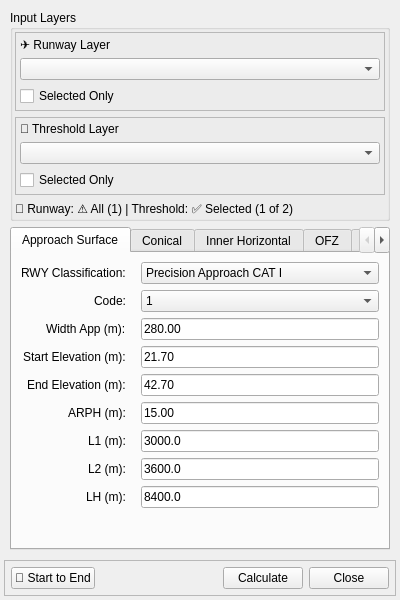
<?xml version="1.0" encoding="UTF-8"?>
<ui version="4.0">
 <class>QOLSDockWidgetBase</class>
 <widget class="QDockWidget" name="QOLSDockWidgetBase">
  <property name="geometry">
   <rect>
    <x>0</x>
    <y>0</y>
    <width>400</width>
    <height>600</height>
   </rect>
  </property>
  <property name="minimumSize">
   <size>
    <width>300</width>
    <height>500</height>
   </size>
  </property>
  <property name="maximumSize">
   <size>
    <width>600</width>
    <height>800</height>
   </size>
  </property>
  <property name="windowTitle">
   <string>QOLS</string>
  </property>
  <widget class="QWidget" name="dockWidgetContents">
   <layout class="QVBoxLayout" name="verticalLayout">
    <property name="spacing">
     <number>4</number>
    </property>
    <property name="margin">
     <number>4</number>
    </property>
    
    <!-- OPTIMIZED SCROLL AREA FOR MAIN CONTENT -->
    <item>
     <widget class="QScrollArea" name="scrollArea">
      <property name="widgetResizable">
       <bool>true</bool>
      </property>
      <property name="horizontalScrollBarPolicy">
       <enum>Qt::ScrollBarAlwaysOff</enum>
      </property>
      <property name="verticalScrollBarPolicy">
       <enum>Qt::ScrollBarAsNeeded</enum>
      </property>
      <property name="frameShape">
       <enum>QFrame::NoFrame</enum>
      </property>
      
      <widget class="QWidget" name="scrollAreaWidgetContents">
       <property name="geometry">
        <rect>
         <x>0</x>
         <y>0</y>
         <width>580</width>
         <height>600</height>
        </rect>
       </property>
       <layout class="QVBoxLayout" name="scrollLayout">
        <property name="spacing">
         <number>6</number>
        </property>
        <property name="margin">
         <number>6</number>
        </property>
    
    <!-- LAYER SELECTION SECTION - IMPROVED READABILITY -->
    <item>
     <widget class="QGroupBox" name="layersGroup">
      <property name="title">
       <string>Input Layers</string>
      </property>
      
      <layout class="QVBoxLayout" name="layersMainLayout">
       <property name="spacing">
        <number>6</number>
       </property>
       <property name="margin">
        <number>2</number>
       </property>
       
       <!-- IMPROVED RUNWAY SELECTION -->
       <item>
        <widget class="QFrame" name="runwayFrame">
         <property name="frameShape">
          <enum>QFrame::StyledPanel</enum>
         </property>
         
         <layout class="QVBoxLayout" name="runwayCompactLayout">
          <property name="spacing">
           <number>6</number>
          </property>
          <property name="margin">
           <number>4</number>
          </property>
          <item>
           <widget class="QLabel" name="runwayTitleLabel">
            <property name="text">
             <string>✈️ Runway Layer</string>
            </property>
            
           </widget>
          </item>
          <item>
           <widget class="QgsMapLayerComboBox" name="runwayLayerCombo">
            <property name="minimumHeight">
             <number>24</number>
            </property>
            <property name="maximumHeight">
             <number>28</number>
            </property>
            <property name="toolTip">
             <string>🛩️ Select the runway layer from your project. This layer should contain line features representing runway centerlines.</string>
            </property>
           </widget>
          </item>
          <item>
           <widget class="QCheckBox" name="useSelectedRunwayCheckBox">
            <property name="text">
             <string>Selected Only</string>
            </property>
            <property name="toolTip">
             <string>✅ Check to use only selected runway features instead of all features in the layer</string>
            </property>
           </widget>
          </item>
         </layout>
        </widget>
       </item>
       
       <!-- IMPROVED THRESHOLD SELECTION -->
       <item>
        <widget class="QFrame" name="thresholdFrame">
         <property name="frameShape">
          <enum>QFrame::StyledPanel</enum>
         </property>
         
         <layout class="QVBoxLayout" name="thresholdCompactLayout">
          <property name="spacing">
           <number>6</number>
          </property>
          <property name="margin">
           <number>4</number>
          </property>
          <item>
           <widget class="QLabel" name="thresholdTitleLabel">
            <property name="text">
             <string>🚩 Threshold Layer</string>
            </property>
            
           </widget>
          </item>
          <item>
           <widget class="QgsMapLayerComboBox" name="thresholdLayerCombo">
            <property name="minimumHeight">
             <number>24</number>
            </property>
            <property name="maximumHeight">
             <number>28</number>
            </property>
            <property name="toolTip">
             <string>🎯 Select the threshold layer from your project. This layer should contain point features representing runway thresholds or ARP points.</string>
            </property>
           </widget>
          </item>
          <item>
           <widget class="QCheckBox" name="useSelectedThresholdCheckBox">
            <property name="text">
             <string>Selected Only</string>
            </property>
            <property name="toolTip">
             <string>⚠️ Check to use only selected threshold features instead of all features in the layer</string>
            </property>
           </widget>
          </item>
         </layout>
        </widget>
       </item>
       
       <!-- ENHANCED SELECTION STATUS -->
       <item>
        <widget class="QLabel" name="selectionInfoLabel">
         <property name="text">
          <string>📌 Runway: ⚠️ All (1) | Threshold: ✅ Selected (1 of 2)</string>
         </property>
         
         <property name="minimumHeight">
          <number>28</number>
         </property>
         <property name="wordWrap">
          <bool>true</bool>
         </property>
         <property name="toolTip">
          <string>📊 Live Selection Status:
⚠️ All = Using all features from layer (caution - may include unwanted features)
✅ Selected = Using only selected features (recommended for precise calculations)

This indicator updates automatically based on your layer selections.</string>
         </property>
        </widget>
       </item>
      </layout>
     </widget>
    </item>
    
    <item>
     <widget class="QTabWidget" name="scriptTabWidget">
      <property name="tabPosition">
       <enum>QTabWidget::North</enum>
      </property>
      
      <!-- APPROACH SURFACE TAB -->
      <widget class="QWidget" name="tab_approach">
       <attribute name="title">
        <string>Approach Surface</string>
       </attribute>
       <layout class="QFormLayout" name="formLayout_approach">
        <property name="fieldGrowthPolicy">
         <enum>QFormLayout::AllNonFixedFieldsGrow</enum>
        </property>
        <property name="labelAlignment">
         <set>Qt::AlignRight|Qt::AlignVCenter</set>
        </property>
        <property name="horizontalSpacing">
         <number>15</number>
        </property>
        <property name="verticalSpacing">
         <number>6</number>
        </property>
        <item row="0" column="0">
         <widget class="QLabel" name="label_rwyClassification">
          <property name="text">
           <string>RWY Classification:</string>
          </property>
          
         </widget>
        </item>
        <item row="0" column="1">
         <widget class="QComboBox" name="combo_rwyClassification">
          <property name="minimumHeight">
           <number>22</number>
          </property>
                <property name="toolTip">
                 <string>For code 3/4: checked sets final width to 1 800 m; unchecked sets 1 200 m.</string>
                </property>
          <item>
           <property name="text">
            <string>Precision Approach CAT I</string>
           </property>
          </item>
          <item>
           <property name="text">
            <string>Non-instrument</string>
           </property>
          </item>
          <item>
           <property name="text">
            <string>Non-precision approach</string>
           </property>
          </item>
          <item>
           <property name="text">
            <string>Precision Approach CAT II or III</string>
           </property>
          </item>
         </widget>
        </item>
        <item row="1" column="0">
         <widget class="QLabel" name="label_code">
          <property name="text">
           <string>Code:</string>
          </property>
          
         </widget>
        </item>
        <item row="1" column="1">
         <widget class="QComboBox" name="spin_code">
          <property name="minimumHeight">
           <number>22</number>
          </property>
          <item>
           <property name="text">
            <string>1</string>
           </property>
          </item>
          <item>
           <property name="text">
            <string>2</string>
           </property>
          </item>
          <item>
           <property name="text">
            <string>3</string>
           </property>
          </item>
          <item>
           <property name="text">
            <string>4</string>
           </property>
          </item>
         </widget>
        </item>
        <item row="2" column="0">
         <widget class="QLabel" name="label_widthApp">
          <property name="text">
           <string>Width App (m):</string>
          </property>
          
         </widget>
        </item>
        <item row="2" column="1">
         <widget class="QLineEdit" name="spin_widthApp">
          <property name="text">
           <string>280.00</string>
          </property><property name="text">
           <string>280.00</string>
          </property>
         </widget>
        </item>
        <item row="3" column="0">
         <widget class="QLabel" name="label_Z0">
          <property name="text">
           <string>Start Elevation (m):</string>
          </property>
          
         </widget>
        </item>
        <item row="3" column="1">
         <widget class="QLineEdit" name="spin_Z0">
          <property name="text">
           <string>21.70</string>
          </property>
         </widget>
        </item>
        <item row="4" column="0">
         <widget class="QLabel" name="label_ZE">
          <property name="text">
           <string>End Elevation (m):</string>
          </property>
          
         </widget>
        </item>
        <item row="4" column="1">
         <widget class="QLineEdit" name="spin_ZE">
          <property name="text">
           <string>42.70</string>
          </property>
         </widget>
        </item>
        <item row="5" column="0">
         <widget class="QLabel" name="label_ARPH">
          <property name="text">
           <string>ARPH (m):</string>
          </property>
          
         </widget>
        </item>
        <item row="5" column="1">
         <widget class="QLineEdit" name="spin_ARPH">
          <property name="text">
           <string>15.00</string>
          </property>
         </widget>
        </item>
        <item row="6" column="0">
         <widget class="QLabel" name="label_L1">
          <property name="text">
           <string>L1 (m):</string>
          </property>
          
         </widget>
        </item>
        <item row="6" column="1">
         <widget class="QLineEdit" name="spin_L1">
          <property name="text">
           <string>3000.0</string>
          </property>
         </widget>
        </item>
        <item row="7" column="0">
         <widget class="QLabel" name="label_L2">
          <property name="text">
           <string>L2 (m):</string>
          </property>
         </widget>
        </item>
        <item row="7" column="1">
         <widget class="QLineEdit" name="spin_L2">
          <property name="text">
           <string>3600.0</string>
          </property>
         </widget>
        </item>
        <item row="8" column="0">
         <widget class="QLabel" name="label_LH">
          <property name="text">
           <string>LH (m):</string>
          </property>
         </widget>
        </item>
        <item row="8" column="1">
         <widget class="QLineEdit" name="spin_LH">
          <property name="text">
           <string>8400.0</string>
          </property>
         </widget>
        </item>
       </layout>
      </widget>
      
      <!-- CONICAL TAB -->
      <widget class="QWidget" name="tab_conical">
       <attribute name="title">
        <string>Conical</string>
       </attribute>
       <layout class="QFormLayout" name="formLayout_conical">
        <item row="0" column="0">
         <widget class="QLabel" name="label_L_conical">
          <property name="text">
           <string>Distance L (m):</string>
          </property>
         </widget>
        </item>
        <item row="0" column="1">
         <widget class="QLineEdit" name="spin_L_conical">
          <property name="text">
           <string>6000.00</string>
          </property>
         </widget>
        </item>
        <item row="1" column="0">
         <widget class="QLabel" name="label_height_conical">
          <property name="text">
           <string>Height (m):</string>
          </property>
          
         </widget>
        </item>
        <item row="1" column="1">
         <widget class="QLineEdit" name="spin_height_conical">
          <property name="text">
           <string>60.00</string>
          </property><property name="toolTip">
           <string>Height for 3D PolygonZ surface. Conical surfaces typically use 60m height for ICAO compliance.</string>
          </property>
         </widget>
        </item>
       </layout>
      </widget>
      
      <!-- INNER HORIZONTAL TAB -->
      <widget class="QWidget" name="tab_inner_horizontal">
       <attribute name="title">
        <string>Inner Horizontal</string>
       </attribute>
       <layout class="QFormLayout" name="formLayout_inner_horizontal">
        <item row="0" column="0">
         <widget class="QLabel" name="label_L_inner">
          <property name="text">
           <string>Distance L (m):</string>
          </property>
         </widget>
        </item>
        <item row="0" column="1">
         <widget class="QLineEdit" name="spin_L_inner">
          <property name="text">
           <string>4000.00</string>
          </property>
         </widget>
        </item>
        <item row="1" column="0">
         <widget class="QLabel" name="label_height_inner">
          <property name="text">
           <string>Height (m):</string>
          </property>
          
         </widget>
        </item>
        <item row="1" column="1">
         <widget class="QLineEdit" name="spin_height_inner">
          <property name="text">
           <string>45.00</string>
          </property><property name="toolTip">
           <string>Height for 3D polygon surface (PolygonZ)</string>
          </property>
         </widget>
        </item>
        <item row="2" column="0" colspan="2">
         <widget class="QLabel" name="label_info_inner">
          <property name="text">
           <string>📍 Inner Horizontal Surface: Racetrack-shaped 3D polygon
• Distance L: Perpendicular distance from runway centerline
• Height: Elevation for 3D polygon surface (PolygonZ)
• Output: Unified 3D polygon instead of separate lines</string>
          </property>
          
          <property name="wordWrap">
           <bool>true</bool>
          </property>
         </widget>
        </item>
       </layout>
      </widget>
      
      <!-- OFZ TAB -->
      <widget class="QWidget" name="tab_ofz">
       <attribute name="title">
        <string>OFZ</string>
       </attribute>
       <layout class="QFormLayout" name="formLayout_ofz">
        <item row="0" column="0">
         <widget class="QLabel" name="label_rwyClassification_ofz">
          <property name="text">
           <string>RWY Classification:</string>
          </property>
         </widget>
        </item>
        <item row="0" column="1">
         <widget class="QComboBox" name="combo_rwyClassification_ofz">
          <item>
           <property name="text">
            <string>Precision Approach CAT I</string>
           </property>
          </item>
          <item>
           <property name="text">
            <string>Non-instrument</string>
           </property>
          </item>
          <item>
           <property name="text">
            <string>Non-precision approach</string>
           </property>
          </item>
          <item>
           <property name="text">
            <string>Precision Approach CAT II or III</string>
           </property>
          </item>
         </widget>
        </item>
        <item row="1" column="0">
         <widget class="QLabel" name="label_code_ofz">
          <property name="text">
           <string>Code:</string>
          </property>
         </widget>
        </item>
        <item row="1" column="1">
         <widget class="QComboBox" name="spin_code_ofz">
          <item>
           <property name="text">
            <string>1</string>
           </property>
          </item>
          <item>
           <property name="text">
            <string>2</string>
           </property>
          </item>
          <item>
           <property name="text">
            <string>3</string>
           </property>
          </item>
          <item>
           <property name="text">
            <string>4</string>
           </property>
          </item>
         </widget>
        </item>
        <item row="2" column="0">
         <widget class="QLabel" name="label_width_ofz">
          <property name="text">
           <string>Width (m):</string>
          </property>
         </widget>
        </item>
        <item row="2" column="1">
         <widget class="QLineEdit" name="spin_width_ofz">
          <property name="text">
           <string>120.0</string>
          </property>
         </widget>
        </item>
        <item row="3" column="0">
         <widget class="QLabel" name="label_Z0_ofz">
          <property name="text">
          <string>Start Elevation (m):</string>
          </property>
         </widget>
        </item>
        <item row="3" column="1">
         <widget class="QLineEdit" name="spin_Z0_ofz">
          <property name="text">
           <string>2548.0</string>
          </property>
         </widget>
        </item>
        <item row="4" column="0">
         <widget class="QLabel" name="label_ZE_ofz">
          <property name="text">
          <string>End Elevation (m):</string>
          </property>
         </widget>
        </item>
        <item row="4" column="1">
         <widget class="QLineEdit" name="spin_ZE_ofz">
          <property name="text">
           <string>2546.5</string>
          </property>
         </widget>
        </item>
        <item row="5" column="0">
         <widget class="QLabel" name="label_ARPH_ofz">
          <property name="text">
           <string>ARPH (m):</string>
          </property>
         </widget>
        </item>
        <item row="5" column="1">
         <widget class="QLineEdit" name="spin_ARPH_ofz">
          <property name="text">
           <string>2548.0</string>
          </property>
         </widget>
        </item>
        <item row="6" column="0">
         <widget class="QLabel" name="label_IHSlope_ofz">
          <property name="text">
           <string>Inner Transitional Slope (%):</string>
          </property>
         </widget>
        </item>
        <item row="6" column="1">
         <widget class="QLineEdit" name="spin_IHSlope_ofz">
          <property name="text">
           <string>33.3</string>
          </property>
         </widget>
        </item>
       </layout>
      </widget>
      
      <!-- OUTER HORIZONTAL TAB -->
      <widget class="QWidget" name="tab_outer_horizontal">
       <attribute name="title">
        <string>Outer Horizontal</string>
       </attribute>
       <layout class="QFormLayout" name="formLayout_outer_horizontal">
        <property name="fieldGrowthPolicy">
         <enum>QFormLayout::AllNonFixedFieldsGrow</enum>
        </property>
        <property name="labelAlignment">
         <set>Qt::AlignRight|Qt::AlignVCenter</set>
        </property>
        <property name="horizontalSpacing">
         <number>15</number>
        </property>
        <property name="verticalSpacing">
         <number>6</number>
        </property>
        <item row="0" column="0">
         <widget class="QLabel" name="label_code_outer">
          <property name="text">
           <string>Code:</string>
          </property>
          
         </widget>
        </item>
    <item row="0" column="1">
     <widget class="QComboBox" name="spin_code_outer">
      <property name="toolTip">
       <string>Aerodrome code number (3 or 4 for outer horizontal surface per DOC 9137)</string>
      </property>
      <item>
       <property name="text">
        <string>1</string>
       </property>
      </item>
      <item>
       <property name="text">
        <string>2</string>
       </property>
      </item>
      <item>
       <property name="text">
        <string>3</string>
       </property>
      </item>
      <item>
       <property name="text">
        <string>4</string>
       </property>
      </item>
      <property name="currentIndex">
       <number>3</number>
      </property>
     </widget>
    </item>
        <item row="1" column="0">
         <widget class="QLabel" name="label_radius_outer">
          <property name="text">
           <string>Radius (m):</string>
          </property>
          
         </widget>
        </item>
        <item row="1" column="1">
         <widget class="QLineEdit" name="spin_radius_outer">
          <property name="text">
           <string>15000.0</string>
          </property>
          <property name="toolTip">
           <string>Outer horizontal surface radius: 15,000 m for code 3 or 4 (DOC 9137 Part 6)</string>
          </property>
         </widget>
        </item>
        <item row="2" column="0">
         <widget class="QLabel" name="label_height_outer">
          <property name="text">
           <string>Height (m):</string>
          </property>
          
         </widget>
        </item>
        <item row="2" column="1">
         <widget class="QLineEdit" name="spin_height_outer">
          <property name="text">
           <string>45.0</string>
          </property>
          <property name="toolTip">
           <string>Height above aerodrome elevation (45m for code 3/4 per ICAO standards)</string>
          </property>
         </widget>
        </item>
        <item row="3" column="0" colspan="2">
         <widget class="QLabel" name="label_info_outer">
          <property name="text">
           <string>📋 Outer Horizontal Surface: 15,000m circle centered on ARP
• Code 3 or 4 airports only (DOC 9137 Part 6)
• Requires Aerodrome Reference Point (ARP)
• Fixed radius for obstacle limitation</string>
          </property>
          
          <property name="wordWrap">
           <bool>true</bool>
          </property>
         </widget>
        </item>
       </layout>
      </widget>
      
      <!-- TAKEOFF TAB -->
      <widget class="QWidget" name="tab_takeoff">
       <attribute name="title">
        <string>Take-Off Surface</string>
       </attribute>
       <layout class="QFormLayout" name="formLayout_takeoff">
    <item row="0" column="0">
         <widget class="QLabel" name="label_code_takeoff">
          <property name="text">
           <string>Code:</string>
          </property>
         </widget>
        </item>
    <item row="0" column="1">
         <widget class="QComboBox" name="spin_code_takeoff">
          <property name="currentIndex">
           <number>3</number>
          </property>
          <item>
           <property name="text">
            <string>1</string>
           </property>
          </item>
          <item>
           <property name="text">
            <string>2</string>
           </property>
          </item>
          <item>
           <property name="text">
            <string>3</string>
           </property>
          </item>
          <item>
           <property name="text">
            <string>4</string>
           </property>
          </item>
         </widget>
        </item>
    <item row="1" column="0">
         <widget class="QLabel" name="label_widthDep_takeoff">
          <property name="text">
           <string>Width Dep (m):</string>
          </property>
         </widget>
        </item>
    <item row="1" column="1">
         <widget class="QLineEdit" name="spin_widthDep_takeoff">
          <property name="text">
           <string>180.0</string>
          </property>
         </widget>
        </item>
    <item row="2" column="0">
         <widget class="QLabel" name="label_maxWidthDep_takeoff">
          <property name="text">
           <string>Max Width Dep (m):</string>
          </property>
         </widget>
        </item>
    <item row="2" column="1">
         <widget class="QLineEdit" name="spin_maxWidthDep_takeoff">
          <property name="text">
           <string>1800.0</string>
          </property>
         </widget>
        </item>
    <item row="3" column="0">
         <widget class="QLabel" name="label_CWYLength_takeoff">
          <property name="text">
           <string>CWY Length (m):</string>
          </property>
         </widget>
        </item>
    <item row="3" column="1">
         <widget class="QLineEdit" name="spin_CWYLength_takeoff">
          <property name="text">
           <string>0.0</string>
          </property>
         </widget>
        </item>
    <item row="4" column="0">
         <widget class="QLabel" name="label_Z0_takeoff">
          <property name="text">
          <string>Start Elevation (m):</string>
          </property>
         </widget>
        </item>
    <item row="4" column="1">
         <widget class="QLineEdit" name="spin_Z0_takeoff">
          <property name="text">
           <string>2548.0</string>
          </property>
         </widget>
        </item>
    <item row="6" column="0">
     <widget class="QLabel" name="label_divergence_takeoff">
      <property name="text">
       <string>Divergence (%):</string>
      </property>
     </widget>
    </item>
    <item row="6" column="1">
     <widget class="QLineEdit" name="spin_divergence_takeoff">
      <property name="text">
       <string>12.5</string>
      </property>
     </widget>
    </item>
    <item row="7" column="0">
     <widget class="QLabel" name="label_startDistance_takeoff">
      <property name="text">
       <string>Start Distance (m):</string>
      </property>
     </widget>
    </item>
    <item row="7" column="1">
     <widget class="QLineEdit" name="spin_startDistance_takeoff">
      <property name="text">
       <string>60</string>
      </property>
     </widget>
    </item>
    <item row="8" column="0">
     <widget class="QLabel" name="label_surfaceLength_takeoff">
      <property name="text">
       <string>Surface Length (m):</string>
      </property>
     </widget>
    </item>
    <item row="8" column="1">
     <widget class="QLineEdit" name="spin_surfaceLength_takeoff">
      <property name="text">
       <string>15000</string>
      </property>
     </widget>
    </item>
    <item row="9" column="0">
     <widget class="QLabel" name="label_slope_takeoff">
      <property name="text">
       <string>Slope (%):</string>
      </property>
     </widget>
    </item>
    <item row="9" column="1">
     <widget class="QLineEdit" name="spin_slope_takeoff">
      <property name="text">
       <string>2.0</string>
      </property>
     </widget>
    </item>
    
       </layout>
      </widget>
      
      <!-- TRANSITIONAL TAB -->
      <widget class="QWidget" name="tab_transitional">
       <attribute name="title">
        <string>Transitional</string>
       </attribute>
       <layout class="QFormLayout" name="formLayout_transitional">
        <item row="0" column="0">
         <widget class="QLabel" name="label_rwyClassification_transitional">
          <property name="text">
           <string>RWY Classification:</string>
          </property>
         </widget>
        </item>
        <item row="0" column="1">
         <widget class="QComboBox" name="combo_rwyClassification_transitional">
          <item>
           <property name="text">
            <string>Precision Approach CAT I</string>
           </property>
          </item>
          <item>
           <property name="text">
            <string>Non-instrument</string>
           </property>
          </item>
          <item>
           <property name="text">
            <string>Non-precision approach</string>
           </property>
          </item>
          <item>
           <property name="text">
            <string>Precision Approach CAT II or III</string>
           </property>
          </item>
         </widget>
        </item>
        <item row="1" column="0">
         <widget class="QLabel" name="label_code_transitional">
          <property name="text">
           <string>Code:</string>
          </property>
         </widget>
        </item>
        <item row="1" column="1">
         <widget class="QComboBox" name="spin_code_transitional">
          <item>
           <property name="text">
            <string>1</string>
           </property>
          </item>
          <item>
           <property name="text">
            <string>2</string>
           </property>
          </item>
          <item>
           <property name="text">
            <string>3</string>
           </property>
          </item>
          <item>
           <property name="text">
            <string>4</string>
           </property>
          </item>
         </widget>
        </item>
        <item row="2" column="0">
         <widget class="QLabel" name="label_widthApp_transitional">
          <property name="text">
           <string>Width App (m):</string>
          </property>
         </widget>
        </item>
        <item row="2" column="1">
         <widget class="QLineEdit" name="spin_widthApp_transitional">

         </widget>
        </item>
        <item row="3" column="0">
         <widget class="QLabel" name="label_Z0_transitional">
          <property name="text">
          <string>Start Elevation (m):</string>
          </property>
         </widget>
        </item>
        <item row="3" column="1">
         <widget class="QLineEdit" name="spin_Z0_transitional">

         </widget>
        </item>
        <item row="4" column="0">
         <widget class="QLabel" name="label_ZE_transitional">
          <property name="text">
          <string>End Elevation (m):</string>
          </property>
         </widget>
        </item>
        <item row="4" column="1">
         <widget class="QLineEdit" name="spin_ZE_transitional">

         </widget>
        </item>
        <item row="5" column="0">
         <widget class="QLabel" name="label_ARPH_transitional">
          <property name="text">
           <string>ARPH (m):</string>
          </property>
         </widget>
        </item>
        <item row="5" column="1">
         <widget class="QLineEdit" name="spin_ARPH_transitional">

         </widget>
        </item>
        <item row="6" column="0">
         <widget class="QLabel" name="label_IHSlope_transitional">
          <property name="text">
           <string>Slope (%):</string>
          </property>
         </widget>
        </item>
        <item row="6" column="1">
         <widget class="QLineEdit" name="spin_IHSlope_transitional">

         </widget>
        </item>
        <item row="7" column="0">
         <widget class="QLabel" name="label_Tslope_transitional">
          <property name="text">
           <string>Transitional Slope (%):</string>
          </property>
         </widget>
        </item>
        <item row="7" column="1">
         <widget class="QLineEdit" name="spin_Tslope_transitional">

         </widget>
        </item>
        <item row="8" column="0" colspan="2">
         <widget class="QPushButton" name="button_rotate_transitional">
          <property name="text">
           <string>🔄 Runway Direction: Normal</string>
          </property>
          <property name="toolTip">
           <string>Toggle runway direction for transitional surface calculation - This literally uses the runway from the opposite direction</string>
          </property>
          <property name="checkable">
           <bool>true</bool>
          </property>
          <property name="minimumHeight">
           <number>35</number>
          </property>
          <property name="styleSheet">
           <string>QPushButton {
    background-color: #4CAF50;
    color: white;
    border: none;
    border-radius: 5px;
    font-weight: bold;
}
QPushButton:checked {
    background-color: #FF9800;
    color: white;
}
QPushButton:hover {
    background-color: #45a049;
}
QPushButton:checked:hover {
    background-color: #F57C00;
}</string>
          </property>
         </widget>
        </item>
       </layout>
      </widget>
      
     </widget>
    </item>
        </layout>
       </widget>
      </widget>
     </item>
     
     <!-- IMPROVED BUTTONS ALWAYS VISIBLE -->
     <item>
      <widget class="QFrame" name="buttonFrame">
       <property name="frameShape">
        <enum>QFrame::StyledPanel</enum>
       </property>
       
       <layout class="QHBoxLayout" name="buttonLayout">
        <property name="spacing">
         <number>6</number>
        </property>
        <property name="margin">
         <number>6</number>
        </property>
        <item>
         <widget class="QPushButton" name="directionButton">
          <property name="text">
           <string>🔄 Start to End</string>
          </property>
          <property name="toolTip">
           <string>🔄 Start to End</string>
          </property>
          <property name="checkable">
           <bool>true</bool>
          </property>
          <property name="minimumHeight">
           <number>30</number>
          </property>
          <property name="maximumHeight">
           <number>32</number>
          </property>
          
         </widget>
        </item>
        <item>
         <spacer name="horizontalSpacer">
          <property name="orientation">
           <enum>Qt::Horizontal</enum>
          </property>
          <property name="sizeHint" stdset="0">
           <size>
            <width>10</width>
            <height>20</height>
           </size>
          </property>
         </spacer>
        </item>
        <item>
         <widget class="QPushButton" name="calculateButton">
          <property name="text">
           <string>Calculate</string>
          </property>
          <property name="minimumHeight">
           <number>32</number>
          </property>
          <property name="maximumHeight">
           <number>34</number>
          </property>
          
         </widget>
        </item>
        <item>
         <widget class="QPushButton" name="cancelButton">
          <property name="text">
           <string>Close</string>
          </property>
          <property name="minimumHeight">
           <number>30</number>
          </property>
          <property name="maximumHeight">
           <number>32</number>
          </property>
          
         </widget>
        </item>
       </layout>
      </widget>
     </item>
   </layout>
  </widget>
 </widget>
 <customwidgets>
  <customwidget>
   <class>QgsMapLayerComboBox</class>
   <extends>QComboBox</extends>
   <header>qgsmaplayercombobox.h</header>
  </customwidget>
 </customwidgets>
 <resources/>
 <connections/>
</ui>
